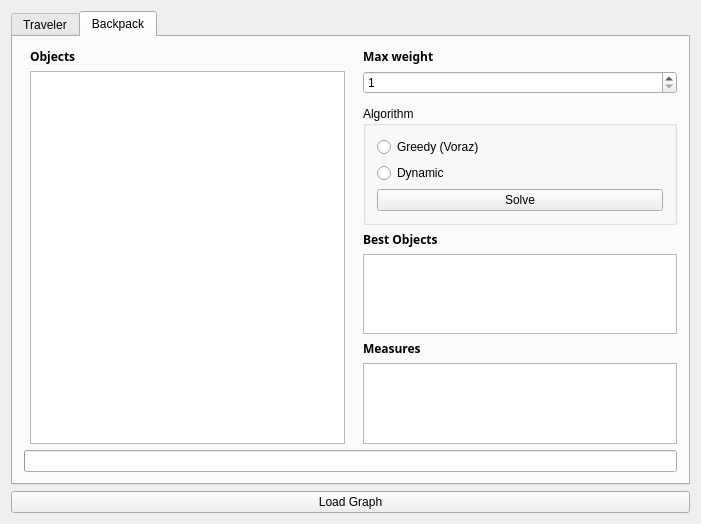
<?xml version="1.0" encoding="UTF-8"?>
<ui version="4.0">
 <class>MainWindow</class>
 <widget class="QMainWindow" name="MainWindow">
  <property name="geometry">
   <rect>
    <x>0</x>
    <y>0</y>
    <width>701</width>
    <height>514</height>
   </rect>
  </property>
  <property name="sizePolicy">
   <sizepolicy hsizetype="Maximum" vsizetype="Maximum">
    <horstretch>0</horstretch>
    <verstretch>0</verstretch>
   </sizepolicy>
  </property>
  <property name="windowTitle">
   <string>Main</string>
  </property>
  <property name="windowIcon">
   <iconset>
    <normaloff>E:/Dropbox/Icons/Globe_win7.ico</normaloff>E:/Dropbox/Icons/Globe_win7.ico</iconset>
  </property>
  <widget class="QWidget" name="centralWidget">
   <layout class="QGridLayout" name="gridLayout">
    <item row="2" column="1">
     <widget class="QPushButton" name="pushButton">
      <property name="maximumSize">
       <size>
        <width>16777215</width>
        <height>16777215</height>
       </size>
      </property>
      <property name="text">
       <string>Load Graph</string>
      </property>
     </widget>
    </item>
    <item row="1" column="1">
     <widget class="QTabWidget" name="tabWidget">
      <property name="currentIndex">
       <number>1</number>
      </property>
      <widget class="QWidget" name="tab">
       <attribute name="title">
        <string>Traveler</string>
       </attribute>
       <layout class="QGridLayout" name="gridLayout_2">
        <item row="0" column="0">
         <widget class="QLabel" name="label_2">
          <property name="maximumSize">
           <size>
            <width>200</width>
            <height>16777215</height>
           </size>
          </property>
          <property name="font">
           <font>
            <family>Fertigo Pro</family>
            <pointsize>9</pointsize>
            <weight>75</weight>
            <bold>true</bold>
           </font>
          </property>
          <property name="text">
           <string>Vertexes</string>
          </property>
         </widget>
        </item>
        <item row="0" column="1" rowspan="10">
         <widget class="QGraphicsView" name="graphicsView">
          <property name="sizePolicy">
           <sizepolicy hsizetype="Expanding" vsizetype="Expanding">
            <horstretch>0</horstretch>
            <verstretch>0</verstretch>
           </sizepolicy>
          </property>
          <property name="autoFillBackground">
           <bool>false</bool>
          </property>
          <property name="resizeAnchor">
           <enum>QGraphicsView::NoAnchor</enum>
          </property>
         </widget>
        </item>
        <item row="1" column="0">
         <widget class="QListWidget" name="vertList">
          <property name="maximumSize">
           <size>
            <width>200</width>
            <height>16777215</height>
           </size>
          </property>
         </widget>
        </item>
        <item row="3" column="0">
         <widget class="QLabel" name="label_3">
          <property name="maximumSize">
           <size>
            <width>200</width>
            <height>16777215</height>
           </size>
          </property>
          <property name="font">
           <font>
            <family>Fertigo Pro</family>
            <pointsize>9</pointsize>
            <weight>75</weight>
            <bold>true</bold>
           </font>
          </property>
          <property name="text">
           <string>Arcs</string>
          </property>
         </widget>
        </item>
        <item row="4" column="0">
         <widget class="QListWidget" name="arcList">
          <property name="maximumSize">
           <size>
            <width>200</width>
            <height>16777215</height>
           </size>
          </property>
         </widget>
        </item>
        <item row="8" column="0">
         <widget class="QCheckBox" name="checkVName">
          <property name="text">
           <string>Show vertex name</string>
          </property>
          <property name="checked">
           <bool>true</bool>
          </property>
         </widget>
        </item>
        <item row="2" column="0">
         <widget class="Line" name="line">
          <property name="orientation">
           <enum>Qt::Horizontal</enum>
          </property>
         </widget>
        </item>
        <item row="7" column="0">
         <widget class="Line" name="line_2">
          <property name="orientation">
           <enum>Qt::Horizontal</enum>
          </property>
         </widget>
        </item>
        <item row="9" column="0">
         <widget class="QCheckBox" name="checkADist">
          <property name="text">
           <string>Show arc distance</string>
          </property>
         </widget>
        </item>
        <item row="10" column="1">
         <widget class="QPushButton" name="buttonSolve">
          <property name="text">
           <string>Solve</string>
          </property>
         </widget>
        </item>
        <item row="6" column="0">
         <widget class="QGroupBox" name="groupBox">
          <property name="title">
           <string>Algorithm</string>
          </property>
          <layout class="QGridLayout" name="gridLayout_5">
           <item row="0" column="0">
            <widget class="QRadioButton" name="radioGreedy">
             <property name="text">
              <string>Greedy algorithm (Voraz)</string>
             </property>
             <property name="checked">
              <bool>true</bool>
             </property>
            </widget>
           </item>
           <item row="1" column="0">
            <widget class="QRadioButton" name="radioBackT">
             <property name="text">
              <string>Back Tracking</string>
             </property>
            </widget>
           </item>
           <item row="2" column="0">
            <widget class="QRadioButton" name="radioBranch">
             <property name="text">
              <string>Branching</string>
             </property>
            </widget>
           </item>
          </layout>
         </widget>
        </item>
        <item row="5" column="0">
         <widget class="Line" name="line_3">
          <property name="orientation">
           <enum>Qt::Horizontal</enum>
          </property>
         </widget>
        </item>
        <item row="10" column="0">
         <widget class="QComboBox" name="comboStart"/>
        </item>
       </layout>
      </widget>
      <widget class="QWidget" name="tab_2">
       <attribute name="title">
        <string>Backpack</string>
       </attribute>
       <layout class="QGridLayout" name="gridLayout_3">
        <item row="3" column="4">
         <widget class="QGroupBox" name="groupBox_3">
          <property name="title">
           <string>Algorithm</string>
          </property>
          <layout class="QGridLayout" name="gridLayout_6">
           <item row="1" column="0">
            <widget class="QRadioButton" name="radioBPGreedy">
             <property name="text">
              <string>Greedy (Voraz)</string>
             </property>
            </widget>
           </item>
           <item row="2" column="0">
            <widget class="QRadioButton" name="radioDynamic">
             <property name="text">
              <string>Dynamic</string>
             </property>
            </widget>
           </item>
           <item row="3" column="0">
            <widget class="QPushButton" name="buttonBPGreedy">
             <property name="text">
              <string>Solve</string>
             </property>
            </widget>
           </item>
          </layout>
         </widget>
        </item>
        <item row="8" column="0" colspan="5">
         <widget class="QProgressBar" name="progressBar">
          <property name="maximum">
           <number>1</number>
          </property>
          <property name="value">
           <number>-1</number>
          </property>
          <property name="textVisible">
           <bool>false</bool>
          </property>
         </widget>
        </item>
        <item row="1" column="1" rowspan="7">
         <widget class="QListWidget" name="objList">
          <property name="maximumSize">
           <size>
            <width>16777215</width>
            <height>16777215</height>
           </size>
          </property>
         </widget>
        </item>
        <item row="5" column="4">
         <widget class="QListWidget" name="listBest">
          <property name="maximumSize">
           <size>
            <width>16777215</width>
            <height>16777215</height>
           </size>
          </property>
         </widget>
        </item>
        <item row="1" column="4">
         <widget class="QSpinBox" name="spinMaxWeight">
          <property name="minimum">
           <number>1</number>
          </property>
          <property name="maximum">
           <number>1000</number>
          </property>
         </widget>
        </item>
        <item row="0" column="4">
         <widget class="QLabel" name="label_5">
          <property name="maximumSize">
           <size>
            <width>200</width>
            <height>16777215</height>
           </size>
          </property>
          <property name="font">
           <font>
            <family>Fertigo Pro</family>
            <pointsize>9</pointsize>
            <weight>75</weight>
            <bold>true</bold>
           </font>
          </property>
          <property name="text">
           <string>Max weight</string>
          </property>
         </widget>
        </item>
        <item row="0" column="1">
         <widget class="QLabel" name="label_4">
          <property name="maximumSize">
           <size>
            <width>16777215</width>
            <height>16777215</height>
           </size>
          </property>
          <property name="font">
           <font>
            <family>Fertigo Pro</family>
            <pointsize>9</pointsize>
            <weight>75</weight>
            <bold>true</bold>
           </font>
          </property>
          <property name="text">
           <string>Objects</string>
          </property>
         </widget>
        </item>
        <item row="4" column="4">
         <widget class="QLabel" name="label_6">
          <property name="maximumSize">
           <size>
            <width>16777215</width>
            <height>16777215</height>
           </size>
          </property>
          <property name="font">
           <font>
            <family>Fertigo Pro</family>
            <pointsize>9</pointsize>
            <weight>75</weight>
            <bold>true</bold>
           </font>
          </property>
          <property name="text">
           <string>Best Objects</string>
          </property>
         </widget>
        </item>
        <item row="6" column="4">
         <widget class="QLabel" name="label_7">
          <property name="maximumSize">
           <size>
            <width>16777215</width>
            <height>16777215</height>
           </size>
          </property>
          <property name="font">
           <font>
            <family>Fertigo Pro</family>
            <pointsize>9</pointsize>
            <weight>75</weight>
            <bold>true</bold>
           </font>
          </property>
          <property name="text">
           <string>Measures</string>
          </property>
         </widget>
        </item>
        <item row="7" column="4">
         <widget class="QListWidget" name="listMeasures">
          <property name="maximumSize">
           <size>
            <width>16777215</width>
            <height>16777215</height>
           </size>
          </property>
         </widget>
        </item>
       </layout>
      </widget>
     </widget>
    </item>
   </layout>
  </widget>
 </widget>
 <layoutdefault spacing="6" margin="11"/>
 <resources/>
 <connections/>
 <slots>
  <signal>resized()</signal>
 </slots>
</ui>
